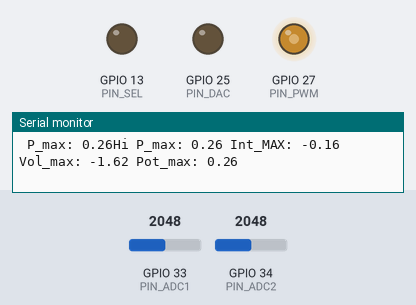
A sketch run on a simulated ESP32. On the bench: output pins drawn as LEDs (lit = HIGH), the last lines printed to the serial monitor. Inputs (shaded band) come from the test bench; at power-on: GPIO 34 (PIN_ADC2) = 2048, GPIO 33 (PIN_ADC1) = 2048 (analog values on the 0–4095 scale).

Above: at 1.2 s.
1.3 s: GPIO 34 (PIN_ADC2) set to 1228
At 1.75 s:
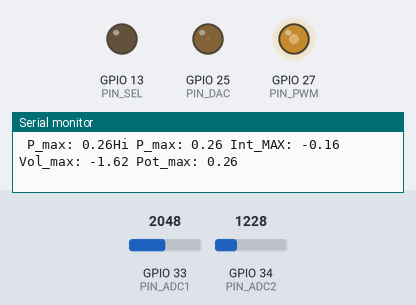
4.3 s: GPIO 34 (PIN_ADC2) set to 215
7.3 s: GPIO 34 (PIN_ADC2) set to 2866
At 9.7 s:
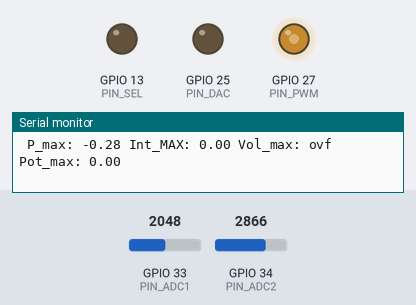
10.3 s: GPIO 34 (PIN_ADC2) set to 894
13.3 s: GPIO 34 (PIN_ADC2) set to 823
At 17.1 s:
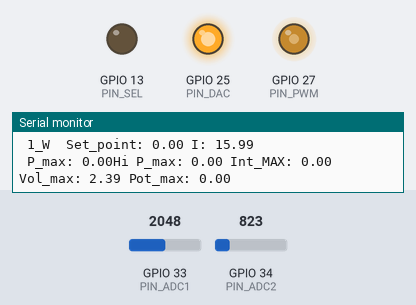
Timing chart, 0 to 17.3 s (numbered marks = the images above; inputs shaded):
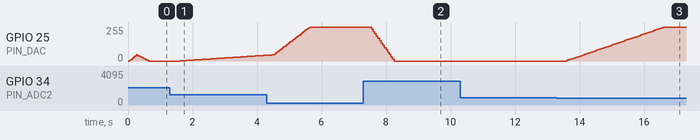

The sketch:

seguidor.ino
```cpp
/* La finalidad de este programa es estudiar el seguimiento de nuestro set point, en este caso una función triangular para que el setpoint varíe con el tiempo.*/
#include <Ticker.h> /* Se incluye la librería Ticker.h */
#include "ThingSpeak.h" /* Se incluye la librería ThingSpeak.h*/
#include "WiFi.h" /* Se incluye la librería WiFi.H*/
#define N_DATA 11 // Impar
#define IMIN 0.0
#define IMAX 700.0
#define IINC1 100.0
#define IINC2 25.0
#define IINC3 5.0

const char* ssid = "BocataDeChorizo";
const char* pasword = "DiosNoExiste";

unsigned long channelID = 1687542;
const char* WriteAPIKey = "3QUZEAC5CQG1GPIJ";

WiFiClient cliente; /* Se crea el objeto Cliente*/

const int PIN_PWM=27; /* PWM*/
const int PIN_SEL=13; /* Relé*/

Ticker ADC, Tick_dis; // Lectura de la tensión en el ADC del micro
const int PIN_ADC2 = 34;
float M_e,V_i,I,I_1,cuenta,media;
float V_ref[N_DATA];

Ticker tension_celula;
const int PIN_ADC1=33;
float V_ref_celula[N_DATA];
float media_celula, M_e_celula, V_celula;

Ticker control;/* Suigue el valor del setpoint */
const int PIN_DAC = 25;  /* [0-255] Digital */
float dac ; /* Salida DAC. Entrada de la carga activa*/
//------------------------------------------------------------------------------------------------------------------------------
typedef struct { /* Definimos una nueva estructura de datos similar a los registros de phyton que contiene tres variables diferentes*/
float I;
float V;
float P;
}PMAX;

float set_point=0; /* Con esta variable se fija la Intensidad que queremos que demande la carga activa*/
float i_min;
//----------------------------------------------------------------------------------------------------------------------------------
void celula_fotovoltaica() {
  float Aux_celula[N_DATA];
  float paso_celula;
  int i,j;
  /* Realizamos la toma de datos con desplazamientos almacenando los N_DATA últimos elementos. Primero desplazamos los datos */
  for (i = 1; i < N_DATA; i++) {
    j = i - 1;
    V_ref_celula[j] = V_ref_celula[i];
  }
  V_ref_celula[N_DATA - 1] = analogReadMilliVolts(PIN_ADC1); /* Almacenamos en la última posicion el nuevo valor. */
  /* Se almacenan los datos en un vector auxiliar que posteriormente se ordenará: */
  for (i = 0; i < (N_DATA); i++) {
    Aux_celula[i] = V_ref_celula[i];
  }
  for (i = 0; i < (N_DATA - 1); i++) {
    for (j = i + 1; j < N_DATA; j++) {
      if (Aux_celula[j] < Aux_celula[i]) {
        paso_celula = Aux_celula[j];
        Aux_celula[j] = Aux_celula[i];
        Aux_celula[i] = paso_celula;
      }
    }
  }
  float suma=0;
  for (i = 0; i<(N_DATA); i++) {
    suma+=Aux_celula[i];
  }
  media_celula=suma/N_DATA;
  M_e_celula = Aux_celula[N_DATA / 2];
  V_celula=-0.0000000596427656610408 *M_e_celula*M_e_celula+0.004911705419677*M_e_celula-1.61866365835977;
}

void intensidad() {
  float Aux[N_DATA];
  float paso;
  int i,j;
  /* Realizamos la toma de datos con desplazamientos almacenando los N_DATA últimos elementos. Primero desplazamos los datos */
  long ti,tf;
  ti = micros();
  for (i = 1; i < N_DATA; i++) {
    j = i - 1;
    V_ref[j] = V_ref[i];
  }
  V_ref[N_DATA - 1] = analogReadMilliVolts(PIN_ADC2); /* Almacenamos en la última posicion el nuevo valor. */
  /* Se almacenan los datos en un vector auxiliar que posteriormente se ordenará: */
  for (i = 0; i < (N_DATA); i++) {
    Aux[i] = V_ref[i];
  }
  for (i = 0; i < (N_DATA - 1); i++) {
    for (j = i + 1; j < N_DATA; j++) {
      if (Aux[j] < Aux[i]) {
        paso = Aux[j];
        Aux[j] = Aux[i];
        Aux[i] = paso;
      }
    }
  }
  float suma=0;
  for (i = 0; i<(N_DATA); i++) {
    suma+=Aux[i];
  }
  media=suma/N_DATA;
  M_e = Aux[N_DATA / 2]; /* Se obtiene el valor de la mediana y se calcula la tensión en V_i de la salida de la carga activa.*/
  I= (-0.00000000586780571462522 * M_e * M_e + 0.000493468763266 * M_e - 0.160901604616591)*1000; /* Ajuste cuadrático en mA*/
  //V_i = ((M_e / 1000 - 12080 * 9880 * 3.2 / (46770.0 * (12080.0 + 9880.0) + (9880.0 * 12080.0))) * (46770.0 * (12080.0 + 9880.0) + (9880.0 * 12080.0)) / (9880.0 * 46770.0)); /* en Voltios */
  //V_i_1 = ((media / 1000 - 12080 * 9880 * 3.3 / (46770.0 * (12080.0 + 9880.0) + (9880.0 * 12080.0))) * (46770.0 * (12080.0 + 9880.0) + (9880.0 * 12080.0)) / (9880.0 * 46770.0)); /* en Voltios */
  //I = V_i/5.0 * 1000; /* mA */
  //I_1=V_i_1/5.0*1000;
  tf = micros();
  cuenta=tf-ti;
}

void ajuste_setpoint() {
  dac = dac - (I - set_point)/600.0 * 255 * 0.1; /* Ajustar este parámetro para que la señal sea más estable I fuente, y no fluctue tanto*/
  if (dac < 0) dac = 0;
  if (dac > 255) dac = 255;
  dacWrite(PIN_DAC, dac);
}

//-------------------------------------------------------------------------------------------------------------------------------
PMAX busca_max(float mini,float maxi,float inc){
  PMAX ret;
  float P_max, P_aux;
  for (float k=mini; k <= maxi ; k=k+inc){
    set_point=k;
    while ((I-set_point) > 3){
      Serial.print(" 1_W ");
      Serial.print(" Set_point: ");
      Serial.print(set_point);
      Serial.print(" I: ");
      Serial.println(I);
      delay(50);//0,05 Segundos
      if (set_point >= maxi){
      delay(200);
      break;
      }
    }
    P_max=I/1000.0*V_celula;
    Serial.print(" P_max: ");
    Serial.print(P_max);
    if (P_max > P_aux){
      Serial.print("Hi");;
      while ((I-set_point) > 2){
        delay(50);
        if (set_point >= maxi){
          break;
        }
      }
      ret.I=I/1000.0;
      ret.V=V_celula;
      ret.P=ret.I*ret.V;
    } else{
      break;
      }
   P_aux=P_max;
  }
  return ret;
}

//------------------------------------------------------------------------------------------------------------------------------------
void display_msg(){
  //Serial.print("Tiempo: ");
  //Serial.print(cuenta);
  //Serial.print("Mediana: ");
  //Serial.print(M_e);
  //Serial.print(" Mediana celula:");
  //Serial.print(M_e_celula);
  //Serial.print(" I actual: ");
  //Serial.print(I);
  //Serial.print(" T celula: ");
  //Serial.print(V_celula);
  //Serial.print(" DAC actual: ");
  //Serial.println(dac);
}

void setup() {
  Serial.begin(115200);
  //WiFi.begin("BocataDeChorizo","DiosNoExiste"); /* Nos conectamos al router WiFi*/
  //while (WiFi.status() != WL_CONNECTED){
  //  delay(500);
  //  Serial.print(".");
  //}
  //Serial.println("Wifi conectado!");
  //ThingSpeak.begin(cliente); /* Inicializamos servidor ThingSpeak */

  analogReadResolution(11);
  analogSetAttenuation(ADC_6db);
  pinMode(PIN_SEL,OUTPUT);
  digitalWrite(PIN_SEL,LOW);/* Entrada izq=3.3=fijo, Drch=0=movil*/
  pinMode(PIN_PWM,OUTPUT);
  tension_celula.attach(0.05,celula_fotovoltaica);
  ADC.attach(0.05, intensidad);
  control.attach(0.05, ajuste_setpoint);
  //Tick_dis.attach(1.0,display_msg);
  analogWrite(PIN_PWM,127);
}

void loop() {
  //------------------------------------------------------------------------------------------------------------------
  PMAX ret;
  digitalWrite(PIN_SEL,LOW);
  delay(100);
  ret=busca_max(IMIN,IMAX,IINC1);
  //i_min=ret.I;
  //ret=busca_max(i_min,i_min+IINC1,IINC2);
  //i_min=ret.I;
  //ret=busca_max(i_min,i_min+IINC2,IINC3);
  //ThingSpeak.setField(1,ret.I); // Se crea el campo
  //ThingSpeak.setField(2,ret.V);
  //ThingSpeak.setField(3,ret.P);
  Serial.print(" Int_MAX: ");
  Serial.print(ret.I);
  Serial.print(" Vol_max: ");
  Serial.print(ret.V);
  Serial.print(" Pot_max: ");
  Serial.println(ret.P);
  //digitalWrite(PIN_SEL,HIGH);
  //ret=busca_max(IMIN,IMAX,IINC1);
  //i_min=ret.I;
  //ret=busca_max(i_min,i_min+IINC1,IINC2);
  //i_min=ret.I;
  //ret=busca_max(i_min,i_min+IINC2,IINC3);
  //P2=ret;
  //Serial.print(" I_MAX: ");
  //ThingSpeak.setField(4,ret.I);
  //ThingSpeak.setField(5,ret.V);
  //ThingSpeak.setField(6,ret.P);
  //ThingSpeak.writeFields(1687542,"3QUZEAC5CQG1GPIJ"); //Subimos los datos cada 2 min
  //Serial.println("Datos subidos a ThingSpeak");
  delay(6000);
  //-------------------------------------------------------------------------------------------------------------------
}

/*
 Este código se puede simplificar más, haciendo una función que calcule la mediana.
 Además, se puede hacer una función que suba los datos a internet. Para esto necesito PMAX P1,P2; y esos campos son los que entran a la nueva función
 para posteriormente ser subidos a la nube.
 Si quiero una programación modular:
 -función mediana();
 -funcion tension();
 -funcion intensidad();
 -funcion ajuste_setpoint();
 -funcion busca_max();
 -funcion nube();
*/

/* Para N_DATA 31 no sigue bienla intensidad, fluctua mucho más. Para 21 es identica a 11 con ina indert +-3 y un tiempo de 115us a diferencia de los 95us.
 * Si usamos la media en lugar de la mediana, sigue la señal igual de bien que la mediana pero cuando setpoint=0, en lugar de valer el dac 30 vale 20.
 * Si el ticker actua cada 0,005, correcto.
*/
```

Measured:
- the behaviour switches between 824 and 823 on GPIO 34 (PIN_ADC2) (found by bisection; images 2 and 3)
- after the input at 1.3 s, GPIO 25 (PIN_DAC): moves from 0/255 to 43/255 over 2.6 s, starting after 0.30 s
- after the input at 7.3 s, GPIO 25 (PIN_DAC): moves from 255/255 to 0/255 over 0.70 s, starting after 0.25 s
- after the input at 13.3 s, GPIO 25 (PIN_DAC): moves from 0/255 to 255/255 over 3.0 s, starting after 0.30 s
- by itself, GPIO 25 (PIN_DAC): rises from 0/255 to 46/255 in 0.20 s, then falls to 0/255 in 0.40 s
